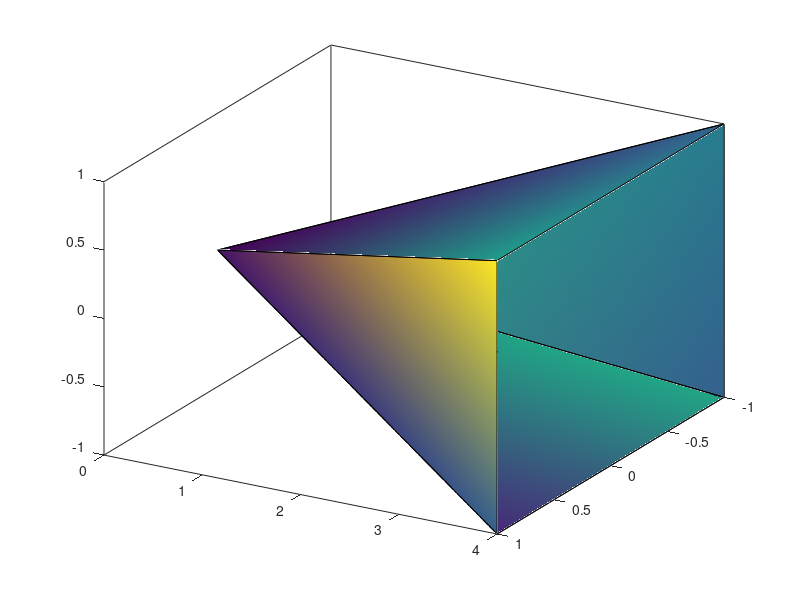

Reproduce this figure in MATLAB.
% plot of four filled polygons with three vertices each.

X =[0 0 0 0; 1 1 -1 1; 1 -1 -1 -1] ;
Y =[0 0 0 0; 4 4 4 4; 4 4 4 4] ;
Z =[0 0 0 0; 1 1 -1 -1; -1 1 1 -1] ;
fillcolor = rand(3,4) ;
fill3(X,Y,Z,fillcolor)
view(120,30)
